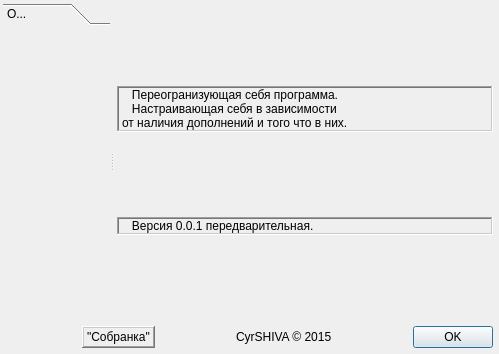
<?xml version="1.0" encoding="UTF-8"?>
<ui version="4.0">
 <class>DlgSetup</class>
 <widget class="QDialog" name="DlgSetup">
  <property name="geometry">
   <rect>
    <x>0</x>
    <y>0</y>
    <width>499</width>
    <height>354</height>
   </rect>
  </property>
  <property name="windowTitle">
   <string>Установки</string>
  </property>
  <layout class="QVBoxLayout" name="verticalLayout">
   <property name="spacing">
    <number>5</number>
   </property>
   <property name="leftMargin">
    <number>3</number>
   </property>
   <property name="topMargin">
    <number>3</number>
   </property>
   <property name="rightMargin">
    <number>3</number>
   </property>
   <property name="bottomMargin">
    <number>3</number>
   </property>
   <item>
    <widget class="QSplitter" name="splitter">
     <property name="sizePolicy">
      <sizepolicy hsizetype="Expanding" vsizetype="MinimumExpanding">
       <horstretch>0</horstretch>
       <verstretch>0</verstretch>
      </sizepolicy>
     </property>
     <property name="orientation">
      <enum>Qt::Horizontal</enum>
     </property>
     <widget class="QToolBox" name="toolBox">
      <property name="currentIndex">
       <number>0</number>
      </property>
      <widget class="QWidget" name="page">
       <property name="geometry">
        <rect>
         <x>0</x>
         <y>0</y>
         <width>154</width>
         <height>233</height>
        </rect>
       </property>
       <attribute name="label">
        <string>О...</string>
       </attribute>
       <layout class="QVBoxLayout" name="verticalLayout_5">
        <item>
         <spacer name="verticalSpacer_6">
          <property name="orientation">
           <enum>Qt::Vertical</enum>
          </property>
          <property name="sizeHint" stdset="0">
           <size>
            <width>20</width>
            <height>40</height>
           </size>
          </property>
         </spacer>
        </item>
        <item>
         <widget class="QLabel" name="label_5">
          <property name="text">
           <string/>
          </property>
          <property name="pixmap">
           <pixmap resource="resources.qrc">:/windows_users.png</pixmap>
          </property>
         </widget>
        </item>
        <item>
         <spacer name="verticalSpacer_5">
          <property name="orientation">
           <enum>Qt::Vertical</enum>
          </property>
          <property name="sizeHint" stdset="0">
           <size>
            <width>20</width>
            <height>40</height>
           </size>
          </property>
         </spacer>
        </item>
       </layout>
      </widget>
     </widget>
     <widget class="QStackedWidget" name="stackedWidget">
      <property name="currentIndex">
       <number>0</number>
      </property>
      <widget class="QWidget" name="page_3">
       <layout class="QVBoxLayout" name="verticalLayout_2">
        <property name="spacing">
         <number>5</number>
        </property>
        <property name="leftMargin">
         <number>3</number>
        </property>
        <property name="topMargin">
         <number>3</number>
        </property>
        <property name="rightMargin">
         <number>3</number>
        </property>
        <property name="bottomMargin">
         <number>3</number>
        </property>
        <item>
         <spacer name="verticalSpacer_3">
          <property name="orientation">
           <enum>Qt::Vertical</enum>
          </property>
          <property name="sizeHint" stdset="0">
           <size>
            <width>20</width>
            <height>40</height>
           </size>
          </property>
         </spacer>
        </item>
        <item>
         <widget class="QLabel" name="label_2">
          <property name="frameShape">
           <enum>QFrame::WinPanel</enum>
          </property>
          <property name="frameShadow">
           <enum>QFrame::Sunken</enum>
          </property>
          <property name="text">
           <string>   Переогранизующая себя программа.
   Настраивающая себя в зависимости
от наличия дополнений и того что в них.</string>
          </property>
          <property name="wordWrap">
           <bool>true</bool>
          </property>
         </widget>
        </item>
        <item>
         <spacer name="verticalSpacer_2">
          <property name="orientation">
           <enum>Qt::Vertical</enum>
          </property>
          <property name="sizeHint" stdset="0">
           <size>
            <width>20</width>
            <height>40</height>
           </size>
          </property>
         </spacer>
        </item>
        <item>
         <widget class="QLabel" name="label_3">
          <property name="frameShape">
           <enum>QFrame::WinPanel</enum>
          </property>
          <property name="frameShadow">
           <enum>QFrame::Sunken</enum>
          </property>
          <property name="text">
           <string>   Версия 0.0.1 передварительная.</string>
          </property>
         </widget>
        </item>
        <item>
         <spacer name="verticalSpacer_4">
          <property name="orientation">
           <enum>Qt::Vertical</enum>
          </property>
          <property name="sizeHint" stdset="0">
           <size>
            <width>20</width>
            <height>40</height>
           </size>
          </property>
         </spacer>
        </item>
       </layout>
      </widget>
     </widget>
    </widget>
   </item>
   <item>
    <layout class="QHBoxLayout" name="horizontalLayout">
     <property name="spacing">
      <number>5</number>
     </property>
     <property name="leftMargin">
      <number>3</number>
     </property>
     <property name="topMargin">
      <number>3</number>
     </property>
     <property name="rightMargin">
      <number>3</number>
     </property>
     <property name="bottomMargin">
      <number>3</number>
     </property>
     <item>
      <spacer name="horizontalSpacer">
       <property name="orientation">
        <enum>Qt::Horizontal</enum>
       </property>
       <property name="sizeHint" stdset="0">
        <size>
         <width>40</width>
         <height>20</height>
        </size>
       </property>
      </spacer>
     </item>
     <item>
      <widget class="QLabel" name="label_4">
       <property name="frameShape">
        <enum>QFrame::WinPanel</enum>
       </property>
       <property name="frameShadow">
        <enum>QFrame::Raised</enum>
       </property>
       <property name="text">
        <string>&quot;Собранка&quot;</string>
       </property>
      </widget>
     </item>
     <item>
      <spacer name="horizontalSpacer_3">
       <property name="orientation">
        <enum>Qt::Horizontal</enum>
       </property>
       <property name="sizeHint" stdset="0">
        <size>
         <width>40</width>
         <height>20</height>
        </size>
       </property>
      </spacer>
     </item>
     <item>
      <widget class="QLabel" name="label">
       <property name="text">
        <string>CyrSHIVA © 2015</string>
       </property>
      </widget>
     </item>
     <item>
      <spacer name="horizontalSpacer_2">
       <property name="orientation">
        <enum>Qt::Horizontal</enum>
       </property>
       <property name="sizeHint" stdset="0">
        <size>
         <width>40</width>
         <height>20</height>
        </size>
       </property>
      </spacer>
     </item>
     <item>
      <widget class="QDialogButtonBox" name="buttonBox">
       <property name="orientation">
        <enum>Qt::Horizontal</enum>
       </property>
       <property name="standardButtons">
        <set>QDialogButtonBox::Ok</set>
       </property>
      </widget>
     </item>
    </layout>
   </item>
  </layout>
 </widget>
 <resources>
  <include location="resources.qrc"/>
 </resources>
 <connections>
  <connection>
   <sender>buttonBox</sender>
   <signal>accepted()</signal>
   <receiver>DlgSetup</receiver>
   <slot>accept()</slot>
   <hints>
    <hint type="sourcelabel">
     <x>248</x>
     <y>254</y>
    </hint>
    <hint type="destinationlabel">
     <x>157</x>
     <y>274</y>
    </hint>
   </hints>
  </connection>
  <connection>
   <sender>buttonBox</sender>
   <signal>rejected()</signal>
   <receiver>DlgSetup</receiver>
   <slot>reject()</slot>
   <hints>
    <hint type="sourcelabel">
     <x>316</x>
     <y>260</y>
    </hint>
    <hint type="destinationlabel">
     <x>286</x>
     <y>274</y>
    </hint>
   </hints>
  </connection>
  <connection>
   <sender>toolBox</sender>
   <signal>currentChanged(int)</signal>
   <receiver>stackedWidget</receiver>
   <slot>setCurrentIndex(int)</slot>
   <hints>
    <hint type="sourcelabel">
     <x>89</x>
     <y>125</y>
    </hint>
    <hint type="destinationlabel">
     <x>279</x>
     <y>125</y>
    </hint>
   </hints>
  </connection>
  <connection>
   <sender>stackedWidget</sender>
   <signal>currentChanged(int)</signal>
   <receiver>toolBox</receiver>
   <slot>setCurrentIndex(int)</slot>
   <hints>
    <hint type="sourcelabel">
     <x>279</x>
     <y>125</y>
    </hint>
    <hint type="destinationlabel">
     <x>89</x>
     <y>125</y>
    </hint>
   </hints>
  </connection>
 </connections>
</ui>
